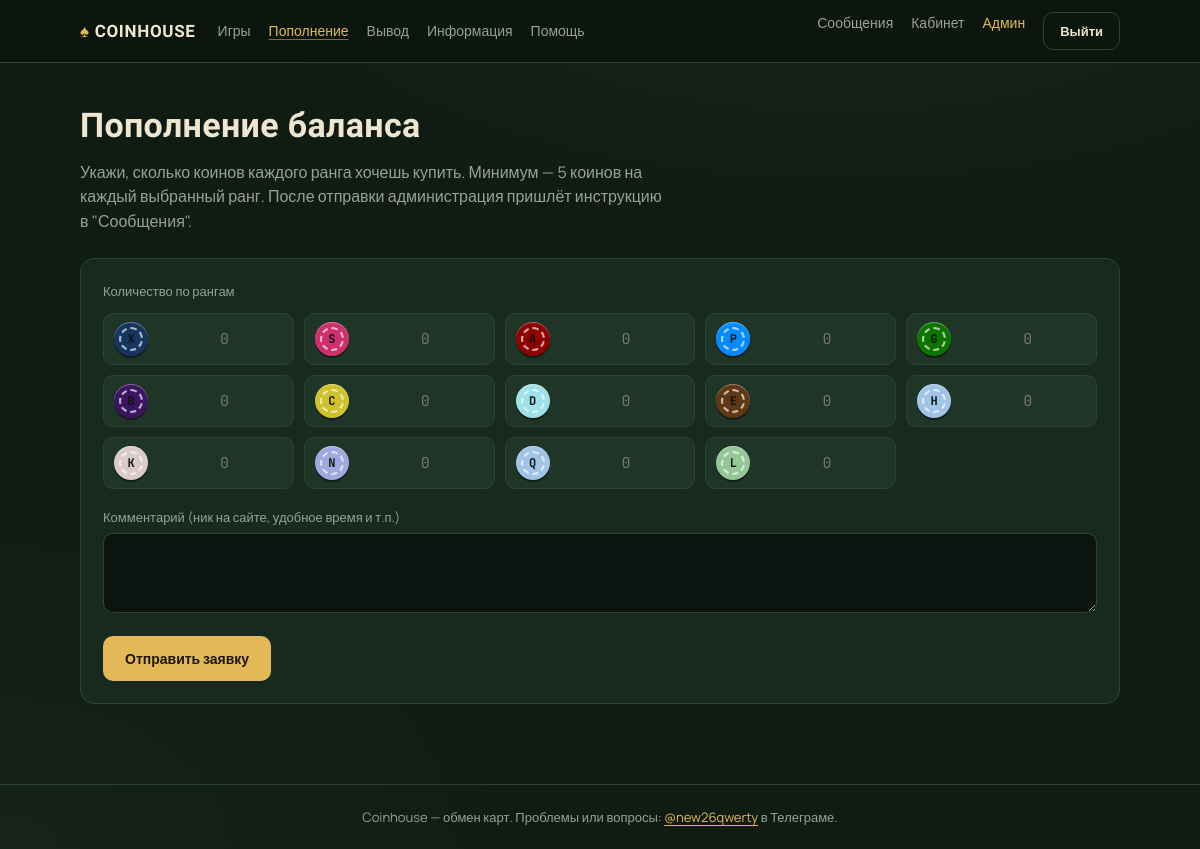
Page /deposit/ (signed in) on the committed database.
### core/models.py (models this page shows, shortened)
class CoinType(models.Model):
    code = models.CharField(max_length=2, unique=True)
    name = models.CharField(max_length=40, blank=True)
    order = models.PositiveSmallIntegerField(default=0)
    class Meta:
        ordering = ["order"]

### core/views.py (the view, shortened to what this page needs)
# urls.py: path("deposit/", views.deposit, name="deposit"),
@login_required
def deposit(request):
    coins = CoinType.objects.all()
    return render(request, "deposit.html", {"coins": coins, "min_deposit": MIN_DEPOSIT_PER_RANK})

### core/context_processors.py (called while the page is built)
def unread_messages(request):
    if request.user.is_authenticated:
        return {"unread_count": request.user.site_messages.filter(is_read=False).count()}
    return {"unread_count": 0}

def panel_pending(request):
    if request.user.is_authenticated and request.user.is_staff:
        from .models import CoinRequest
        return {"panel_pending": CoinRequest.objects.filter(status__in=["pending", "awaiting"]).count()}
    return {"panel_pending": 0}

### templates/deposit.html (shortened to what this page needs)
{% extends 'base.html' %}
{% block content %}
<h1>Пополнение баланса</h1>
<p class="sub">Укажи, сколько коинов каждого ранга хочешь купить. Минимум — {{ min_deposit }} коинов на каждый выбранный ранг. После отправки администрация пришлёт инструкцию в "Сообщения".</p>
<form method="post" class="card">{% csrf_token %}
  <label>Количество по рангам</label>
  <div class="coin-input-grid">
    {% for c in coins %}
      <div class="coin-input"><span class="chip sm" data-c="{{ c.code }}">{{ c.code }}</span><input type="number" min="0" step="1" name="coin_{{ c.code }}" placeholder="0"></div>
    {% endfor %}
  </div>
  <div class="field">
    <label>Комментарий (ник на сайте, удобное время и т.п.)</label>
    <textarea name="comment" maxlength="500"></textarea>
  </div>
  <button class="btn" type="submit">Отправить заявку</button>
</form>
{% endblock %}

### static/css/style.css (style rules this page uses)
:root { --bg:#101b14; --bg2:#0b140e; --surface:#182a1f; --surface2:#1f3527; --line:#2a4434; --gold:#e3b958; --gold-soft:#caa44e; --cream:#efe6cf; --muted:#8fa593; --red:#c8553d; --green:#6fbf73; --radius:14px; --font-display:'Unbounded',sans-serif; --font-body:'Manrope',sans-serif; --font-mono:'JetBrains Mono',monospace; }
* { box-sizing:border-box;margin:0;padding:0 }
html { scroll-behavior:smooth }
body { font-family:var(--font-body);color:var(--cream); background: radial-gradient(1100px 500px at 70% -10%, rgba(227,185,88,.07), transparent 60%), radial-gradient(900px 600px at 0% 100%, rgba(111,191,115,.05), transparent 60%), var(--bg); min-height:100vh;line-height:1.55; }
h1 { font-family:var(--font-display);font-weight:600;font-size:clamp(24px,4vw,34px);letter-spacing:.01em;margin-bottom:8px }
.sub { color:var(--muted);max-width:60ch;margin-bottom:24px }
.card { background:var(--surface);border:1px solid var(--line);border-radius:var(--radius);padding:22px }
.chip { display:inline-flex;align-items:center;justify-content:center; width:46px;height:46px;border-radius:50%; font-family:var(--font-mono);font-weight:700;font-size:15px; position:relative;color:#10160f; box-shadow:0 2px 0 rgba(0,0,0,.45), inset 0 1px 0 rgba(255,255,255,.35); background:var(--c,#cfcfcf); flex:0 0 auto; }
.chip::after { content:"";position:absolute;inset:5px;border-radius:50%; border:2px dashed rgba(255,255,255,.65); }
.chip.sm { width:34px;height:34px;font-size:12px }
.chip[data-c="X"] { --c:#16355F }
.chip[data-c="S"] { --c:#CF306D }
.chip[data-c="A"] { --c:#8F0000 }
.chip[data-c="P"] { --c:#058BFF }
.chip[data-c="G"] { --c:#0C7500 }
.chip[data-c="B"] { --c:#3B1660 }
.chip[data-c="C"] { --c:#D0C22F }
.chip[data-c="D"] { --c:#9FE1E9 }
.chip[data-c="E"] { --c:#603816 }
.chip[data-c="H"] { --c:#9fc4e8 }
.chip[data-c="K"] { --c:#DBCACA }
.chip[data-c="N"] { --c:#a0a8e0 }
.chip[data-c="Q"] { --c:#9fc4e8 }
.chip[data-c="L"] { --c:#93C896 }
label { display:block;font-size:13px;color:var(--muted);margin-bottom:6px }
input[type=text],input[type=password],input[type=number],textarea,select { width:100%;background:var(--bg2);border:1px solid var(--line);color:var(--cream); border-radius:10px;padding:10px 12px;font-family:var(--font-body);font-size:15px; }
input[type=number] { font-family:var(--font-mono) }
textarea { resize:vertical;min-height:80px }
.field { margin-bottom:16px }
.coin-input { display:flex;align-items:center;gap:10px;background:var(--surface2);border:1px solid var(--line);border-radius:10px;padding:8px 10px }
.coin-input input { width:90px;border:none;background:transparent;padding:6px 4px;text-align:right }
.coin-input-grid { display:grid;grid-template-columns:repeat(auto-fill,minmax(170px,1fr));gap:10px;margin:12px 0 18px }
.btn { display:inline-block;border:none;cursor:pointer;font-family:var(--font-body);font-weight:700; font-size:14px;border-radius:10px;padding:11px 20px;transition:transform .06s ease, filter .15s; background:var(--gold);color:#1c1607; }
@media (hover:none) { .btn { padding:13px 22px } }

### rows in the picture
CoinType: code "X"
CoinType: code "S"
CoinType: code "A"
CoinType: code "P"
CoinType: code "G"
CoinType: code "B"
CoinType: code "C"
CoinType: code "D"
CoinType: code "E"
CoinType: code "H"
CoinType: code "K"
CoinType: code "N"
CoinType: code "Q"
CoinType: code "L"

### other values in the picture
{{ min_deposit }} "5"
